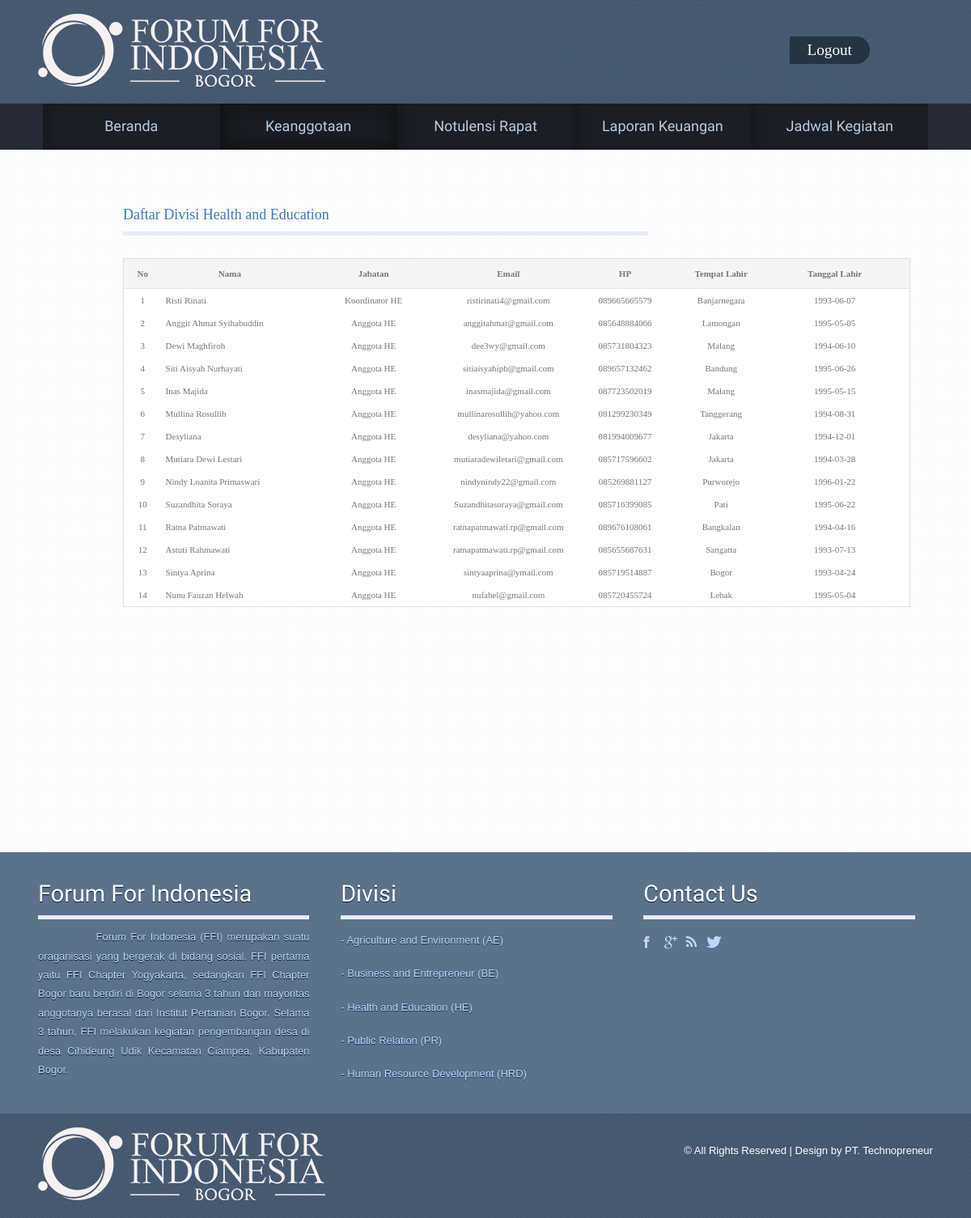
The page /heA.php on the database its author committed.
### tables this page shows
CREATE TABLE IF NOT EXISTS `keanggotaan` (
  `ID_Anggota` varchar(10) NOT NULL,
  `Nama` varchar(30) NOT NULL,
  `Jabatan` varchar(50) NOT NULL,
  `Email` varchar(50) NOT NULL,
  `HP` varchar(15) NOT NULL,
  `Tempat_lahir` varchar(25) NOT NULL,
  `Tanggal_lahir` date NOT NULL
);

### heA.php (the view, shortened to what this page needs)
<!DOCTYPE HTML>
<html>
<head>
<link href="css/style.css" rel="stylesheet" type="text/css" media="all" />
<link href="css/camera.css" rel="stylesheet" type="text/css" media="all" />
</head>
<body>
<div class="h_bg">
<div class="wrap">
	<div class="header">
		<div class="logo">
			<h1><a href="homeA.php"><img src="images/logo2.png" alt=""></a></h1>
		</div>
<div class="signinmember">
			<ul>
				 <li class="b"><a href="logout.php">Logout</a></li>
			</ul>
	</div>
	</div>
</div>
</div>
<div class="slider_bg">
<div class="wrap">
<div class="slider">
	<ul class="nav">
		<li><a href="homeA.php">Beranda</a></li>
		<li class="active"><a href="keanggotaanA.php">Keanggotaan</a></li>
		<li><a href="notulensiA.php">Notulensi Rapat</a></li>
		<li><a href="aboutA.php">Laporan Keuangan</a></li>
		<li><a href="timeA.php">Jadwal Kegiatan</a></li>
	</ul>
</div>
</div>
</div>
<div class="main_bg">
<div class="wrap">
<div class="main style4">
		<table width="25%" border="0" cellspacing="0" cellpadding="0">
        <tr>
        <div id="body_div">
 <td align=""><div class="body_right_caloninvestor">
			  <h4>Daftar Divisi Health and Education</h4>
<div class="tabpad news-box news">
<div class="deposit_info_details">
<table width="150%" border="0" cellspacing="0" cellpadding="0" class="lbox_contentbg">
		<p>&nbsp;</p>
          <tr class="row1" onMouseOver="mouse_event(this, 'listrow_bg');" onMouseOut="mouse_event(this, 'row1');">
                      <td width="5%" valign="top" class="hdr1" align="center">No</td>
                      <td width="18%" valign="top" class="hdr1" align="center">Nama</td>
					  <td width="20%" valign="top" class="hdr1" align="center">Jabatan</td>
					  <td width="10%" valign="top" class="hdr1" align="center">Email</td>
                      <td width="15%" valign="top" class="hdr1" align="center">HP</td>
					  <td width="10%" valign="top" class="hdr1" align="center">Tempat Lahir</td>
					  <td width="20%" valign="top" class="hdr1" align="center">Tanggal Lahir</td>
          </tr>
		  <?php
		$No=1;
       	$query = mysql_query("select * from keanggotaan where Jabatan like '%HE%' ORDER BY Jabatan DESC");
		while ( $data = mysql_fetch_array($query) )
		{
				?>
		              <tr class="list1" onMouseOver="mouse_event(this,'row_hover');" onMouseOut="mouse_event(this,'list1');">
                    <td align="center"> <?php echo $No; ?></td>
		    		  <td align="left"><?php echo $data['Nama'];?></td>
					<td align="center"><?php echo $data['Jabatan'];?></td>
					<td align="center"><?php echo $data['Email'];?></td>
					<td align="center"><?php echo $data['HP'];?></td>
					<td align="center"><?php echo $data['Tempat_lahir'];?></td>
					<td align="center"><?php echo $data['Tanggal_lahir'];?></td>
                        </tr>
<?php
		$No++;
	}
	?>
        </table>
   <br />
   <br />
                </table>
    </div>
        </div>
<div class="footer-bg">
<div class="wrap">
<div class="footer">
  <div class="box1">
	<h4>Forum For Indonesia</h4>
    <p style="text-align: justify;">&nbsp;&nbsp;&nbsp;&nbsp;&nbsp;&nbsp;&nbsp;&nbsp;&nbsp;&nbsp;&nbsp;&nbsp;&nbsp;&nbsp;Forum For Indonesia (FFI) merupakan suatu oraganisasi yang bergerak di bidang sosial. FFI pertama yaitu FFI Chapter Yogyakarta, sedangkan FFI Chapter Bogor baru berdiri di Bogor selama 3 tahun dan mayoritas anggotanya berasal dari Institut Pertanian Bogor. Selama 3 tahun, FFI melakukan kegiatan pengembangan desa di desa Cihideung Udik Kecamatan Ciampea, Kabupaten Bogor.</p>
  </div>
   <div class="box1">
	<h4>Divisi</h4>
	<nav>
		<ul>
			<li><a href="aeA.php">- Agriculture and Environment (AE)</a></li>
			<li><a href="beA.php">- Business and Entrepreneur (BE)</a></li>            <p></p>
			<li><a href="heA.php">- Health and Education (HE)</a></li>
			<li><a href="prA.php">- Public Relation (PR)</a></li>
   			<li><a href="hrdA.php">- Human Resource Development (HRD)</a></li>
	    </ul>
	</nav>
	</div>
	<div class="box1">
		<h4>Contact us</h4>
		<div class="social-icons">
	   		  	<ul>
			      <li class="facebook"><a href="#" target="_blank"> </a></li>
			      <li class="twitter"><a href="#" target="_blank"> </a></li>
			      <li class="rss"><a href="#" target="_blank"> </a></li>
			      <li class="contact"><a href="#" target="_blank"> </a></li>
		     </ul>
   	    </div>
	</div>
</div>
</div>
</div>
<div class="ftr-bg">
	<div class="wrap">
		<div class="footer1">
		<div class="logo">
			<h1><a href="homeA.php"><img src="images/logo2.png" alt=""></a></h1>
		</div>
		<div class="copy">
			<p class="w3-link">© All Rights Reserved | Design by PT. Technopreneur</p>
		</div>
	</div>
	</div>
</div>
</body>
</html>

### rows shown on the page
keanggotaan: Nama "Risti Rinati", Jabatan "Koordinator HE", Email "ristirinati4@gmail.com", HP "089665665579", Tempat_lahir "Banjarnegara", Tanggal_lahir "1993-06-07"
keanggotaan: Nama "Anggit Ahmat Syihabuddin", Jabatan "Anggota HE", Email "anggitahmat@gmail.com", HP "085648884066", Tempat_lahir "Lamongan", Tanggal_lahir "1995-05-05"
keanggotaan: Nama "Dewi Maghfiroh", Jabatan "Anggota HE", Email "dee3wy@gmail.com", HP "085731804323", Tempat_lahir "Malang", Tanggal_lahir "1994-06-10"
keanggotaan: Nama "Siti Aisyah Nurhayati", Jabatan "Anggota HE", Email "sitiaisyahipb@gmail.com", HP "089657132462", Tempat_lahir "Bandung", Tanggal_lahir "1995-06-26"
keanggotaan: Nama "Inas Majida", Jabatan "Anggota HE", Email "inasmajida@gmail.com", HP "087723502019", Tempat_lahir "Malang", Tanggal_lahir "1995-05-15"
keanggotaan: Nama "Mullina Rosullih", Jabatan "Anggota HE", Email "mullinarosullih@yahoo.com", HP "081299230349", Tempat_lahir "Tanggerang", Tanggal_lahir "1994-08-31"
keanggotaan: Nama "Desyliana", Jabatan "Anggota HE", Email "desyliana@yahoo.com", HP "081994009677", Tempat_lahir "Jakarta", Tanggal_lahir "1994-12-01"
keanggotaan: Nama "Mutiara Dewi Lestari", Jabatan "Anggota HE", Email "mutiaradewiletari@gmail.com", HP "085717596602", Tempat_lahir "Jakarta", Tanggal_lahir "1994-03-28"
keanggotaan: Nama "Nindy Loanita Primaswari", Jabatan "Anggota HE", Email "nindynindy22@gmail.com", HP "085269881127", Tempat_lahir "Purworejo", Tanggal_lahir "1996-01-22"
keanggotaan: Nama "Suzandhita Soraya", Jabatan "Anggota HE", Email "Suzandhitasoraya@gmail.com", HP "085716399085", Tempat_lahir "Pati", Tanggal_lahir "1995-06-22"
keanggotaan: Nama "Ratna Patmawati", Jabatan "Anggota HE", Email "ratnapatmawati.rp@gmail.com", HP "089676108061", Tempat_lahir "Bangkalan", Tanggal_lahir "1994-04-16"
keanggotaan: Nama "Astuti Rahmawati", Jabatan "Anggota HE", Email "ratnapatmawati.rp@gmail.com", HP "085655687631", Tempat_lahir "Sangatta", Tanggal_lahir "1993-07-13"
keanggotaan: Nama "Sintya Aprina", Jabatan "Anggota HE", Email "sintyaaprina@ymail.com", HP "085719514887", Tempat_lahir "Bogor", Tanggal_lahir "1993-04-24"
keanggotaan: Nama "Nunu Fauzan Helwah", Jabatan "Anggota HE", Email "nufahel@gmail.com", HP "085720455724", Tempat_lahir "Lebak", Tanggal_lahir "1995-05-04"
